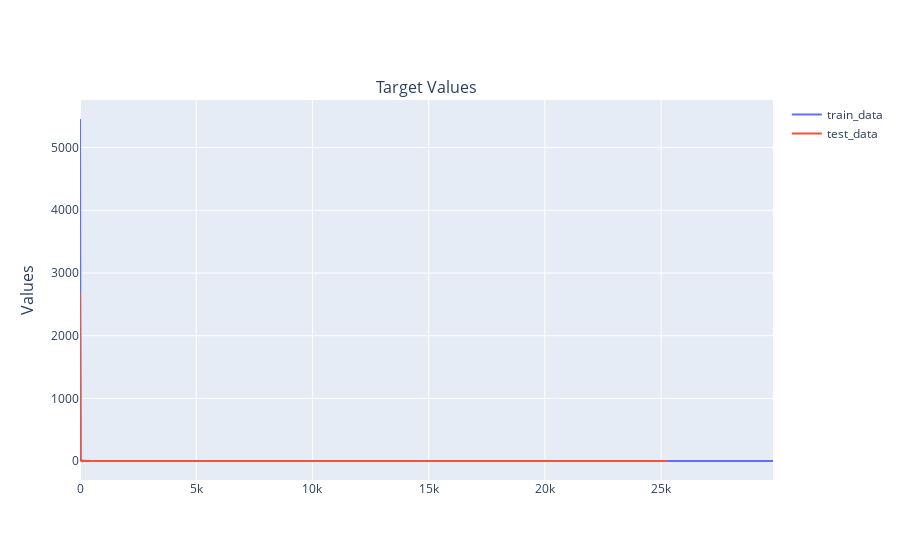

Notebook code cell kept with this figure:
### Code cell
visual(train, test, "FoodCourt")

### Figure 1 — Plotly figure (JSON) as saved in the notebook; plotly's stock layout.template omitted (floating-point values rounded to 4 significant figures; data arrays with more than 128 entries replaced by an {"elided": "..."} marker saying what was removed)
{"data": [{"name": "train_data", "orientation": "v", "x": {"elided": "1507 int values"}, "y": {"elided": "1507 int values"}, "type": "scatter", "xaxis": "x", "yaxis": "y"}, {"name": "test_data", "orientation": "v", "x": {"elided": "902 int values"}, "y": {"elided": "902 int values"}, "type": "scatter", "xaxis": "x", "yaxis": "y"}], "layout": {"xaxis": {"anchor": "y", "domain": [0, 1], "type": "linear", "range": [0, 29813], "autorange": true}, "yaxis": {"anchor": "x", "domain": [0, 1], "type": "linear", "range": [-302.1, 5759.0], "autorange": true}, "annotations": [{"font": {"size": 16}, "showarrow": false, "text": "Target Values", "x": 0.5, "xanchor": "center", "xref": "paper", "y": 1, "yanchor": "bottom", "yref": "paper"}, {"font": {"size": 16}, "showarrow": false, "text": "Values", "textangle": -90, "x": 0, "xanchor": "right", "xref": "paper", "xshift": -40, "y": 0.5, "yanchor": "middle", "yref": "paper"}], "autosize": true}}
